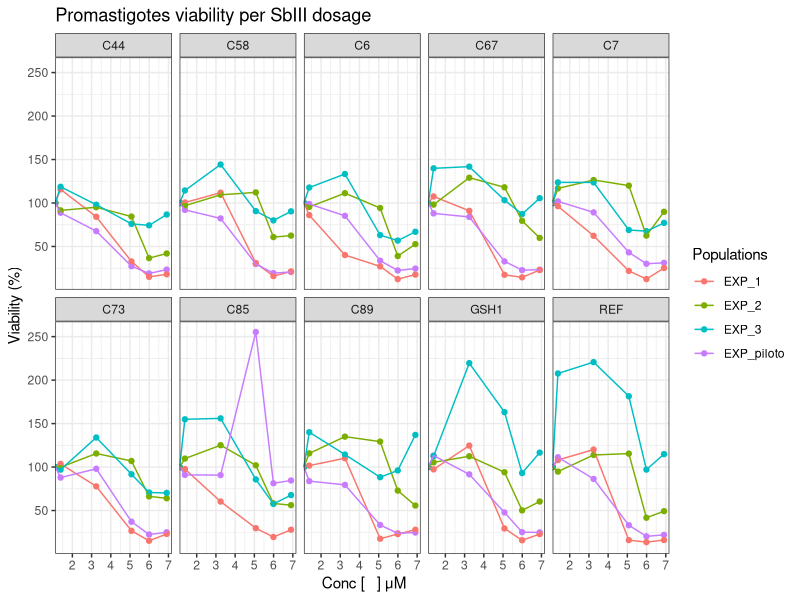
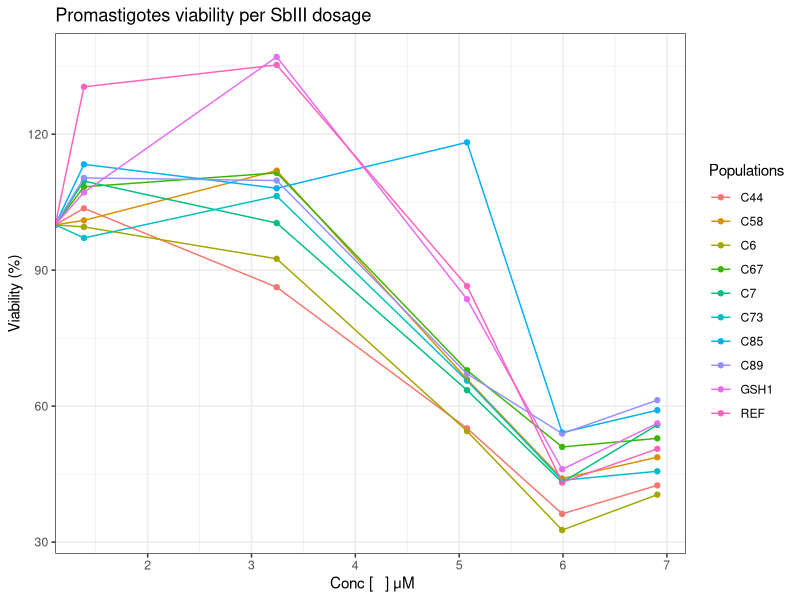
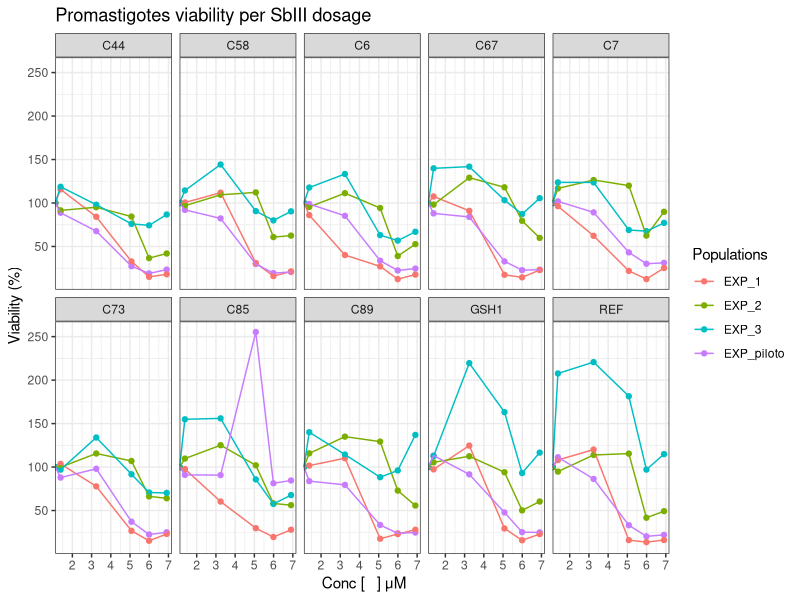
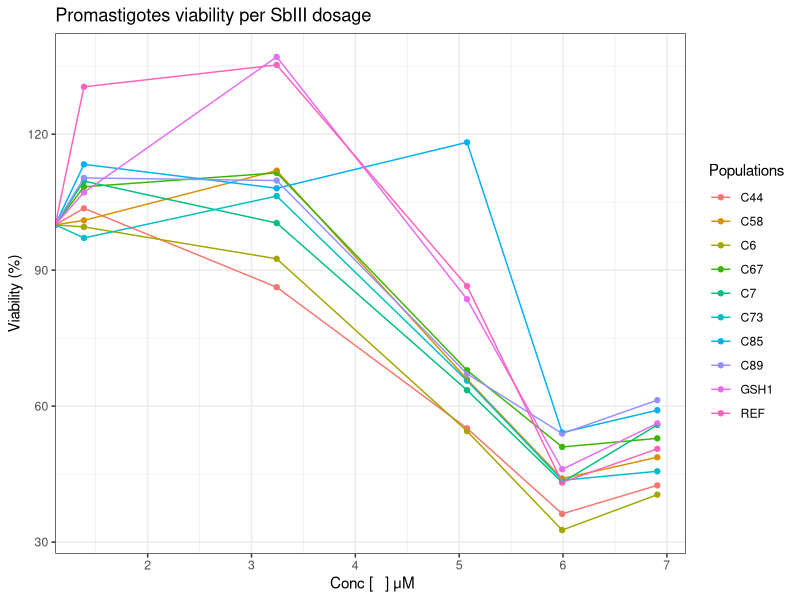

Here is the R script that generated these plots, in order:
################################################################################
###################### EDA  - MTT GSH1 HKO clones  #############################
################################################################################

library(dplyr)
library(ggplot2)

#Loading data

DataMTT <- read.csv(file = "Data/Processed/DataMTT_processed_normalized.csv")

# Checking data

sapply(DataMTT, class)
DataMTT$pop <- as.factor(DataMTT$pop)
DataMTT$experiment <- as.factor(DataMTT$experiment) 
sapply(DataMTT, class)

# Summarazing

DataMTT_sum <- DataMTT%>%
  group_by(pop,conc)%>%
  summarise(mean_value = mean(viability), sd_value = sd(viability))

MTT_plot  <- ggplot(DataMTT, aes(x = log(conc),  y = viability,  
                                 group = experiment))+
  geom_point(aes(color = experiment))+
  geom_line(aes(color = experiment))+
  ggtitle("Promastigotes viability per SbIII dosage") +
  labs(x = " Conc [   ] μM", y = "Viability (%)")+
  theme(plot.title = element_text(size = 14,face="bold"),
        axis.text.x = element_text(size = 10), 
        axis.text.y = element_text(size = 10),
        axis.title.x = element_text(size = 15),
        axis.title.y = element_text(size = 15))+
  #facet_grid(MTT_SbIII_48h$pop)+
  facet_wrap(DataMTT$pop, nrow = 2)+
  theme_bw()

MTT_plot +  labs(color = "Populations")

ggsave("Figures/01_MTT_plot_normalized.png")

MTT_plot2  <- ggplot(DataMTT_sum, aes(x = log(conc),  y = mean_value,  group = pop))+
  geom_point(aes(color = pop))+
  geom_line(aes(color = pop))+
  ggtitle("Promastigotes viability per SbIII dosage") +
  labs(x = " Conc [   ] μM", y = "Viability (%)")+
  theme(plot.title = element_text(size = 14,face="bold"),
        axis.text.x = element_text(size = 10), 
        axis.text.y = element_text(size = 10),
        axis.title.x = element_text(size = 15),
        axis.title.y = element_text(size = 15))+
  #facet_grid(MTT_SbIII_48h$pop)+
  #facet_wrap(DataMTT$experiment, nrow = 2)+
  theme_bw()

MTT_plot2 +  labs(color = "Populations")
ggsave("Figures/02_MTT_plot_normalized.png")
